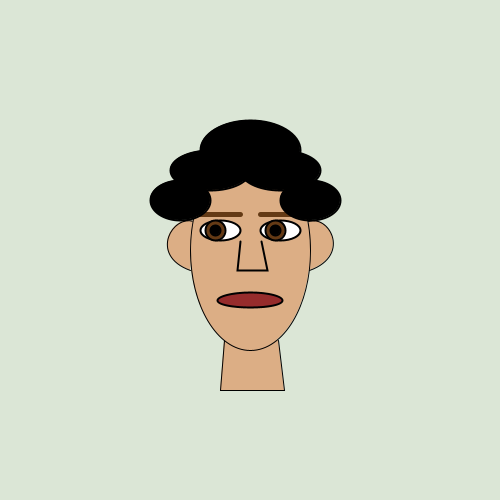
Frame 1 (no input)
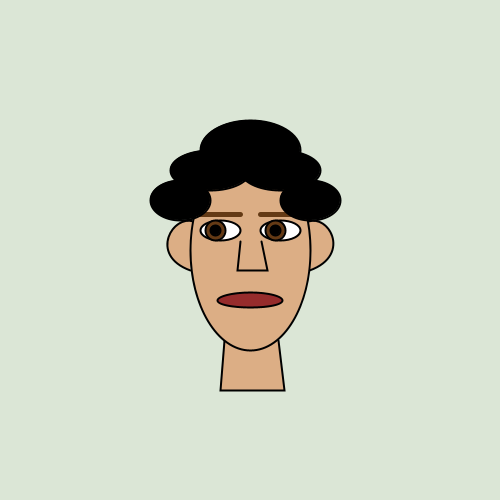
Frame 60 (the mouse pressed at the canvas centre just before this capture)
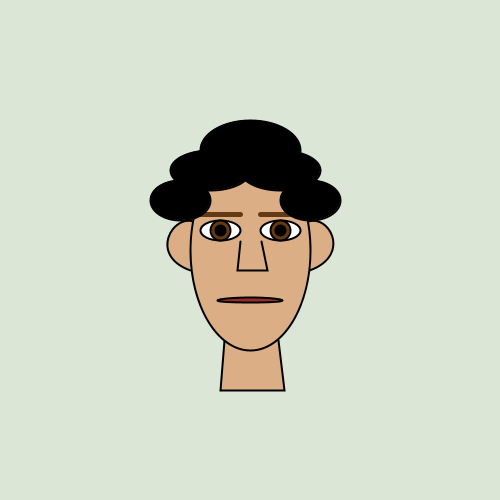
Frame 120 (the mouse held since frame 60 and released just before this capture)

The Processing sketch that drew these frames (run headless with seeded random() and noise(); from frame 60 on, the mouse is pressed at the canvas centre):

// Processing sketch: processing_7693
// ── processing_7693.pde

/* Kye Ehrlich
CMSC117
Self Portrait*/

void setup()
{
  size(500,500);
  smooth();
  colorMode(HSB); 
}


void draw()
{
  background(72,17,230);
 stroke(0);
 
 /*
  if(mousePressed)
  {
    println(mouseX);
     println(mouseY);
  }
  */
  
   beginShape(); //neck
  fill(20,100,220);
  vertex(224,340);
  vertex(220,390);
  vertex(284,390);
  vertex(278,340);
  endShape();
  
  fill(20,100,220);
  bezier(193,221,172,214,148,255,190,270);//left ear
  bezier(308,221,329,214,351,255,309,270);//right ear
  ellipse(250,250,120,200);//head
  
  
  strokeWeight(5);
  stroke(20,200,100);
  line(200,214,240,214);//left eyebrow
  line(260,214,296,214);//right eybrow
  
  strokeWeight(2);
  stroke(0);
  
  fill(0,0,0);            //hair
 ellipse(250,150,100,60);
 ellipse(210,170,80,40);
 ellipse(280,170,80,40);
 ellipse(180,200,60,40);
 ellipse(310,200,60,40);
 
  fill(0,0,255);
  ellipse(220,230,40,20);//left eye
  ellipse(280,230,40,20);//right eye
  
  fill(20,200,100);
  ellipse(220-(250-mouseX)/50,230,20,20);//left iris
  ellipse(280-(250-mouseX)/50,230,20,20);//right iris
  
  fill(0,0,0);
  ellipse(280-(250-mouseX)/50,230,10,10);//right pupil
  ellipse(220-(250-mouseX)/50,230,10,10);//left pupil
  
  beginShape(); //nose
  noFill();
  vertex(240,241);
  vertex(237,270);
  vertex(267,270);
  vertex(261,241);
  endShape();
  
  if(mousePressed==false)
  {
  fill(0,180,150);
  ellipse(250,300,65,15);//mouth
  }
  if(mousePressed==true)
  {
    fill(0,180,150);
  ellipse(250,300,65,5);//mouth2
  }
  
 
}
